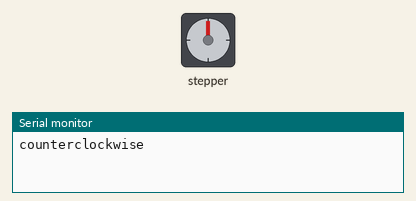
Recording of a sketch running on a simulated Arduino Uno, built with avr-gcc and run on an emulated ATmega328P. On the bench: stepper motor, the last lines printed to the serial monitor. Stepper angles assume 2048 steps per turn.

Above: at 0.05 s.
At 3.05 s:
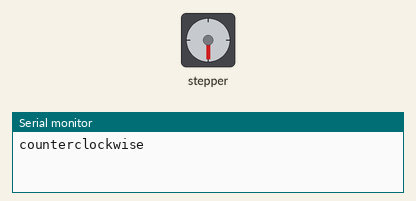
At 6.05 s:
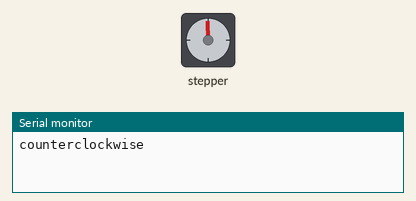
At 12.75 s:
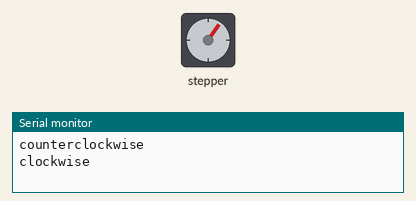
Timing chart, 0 to 18.3 s (numbered marks = the images above):
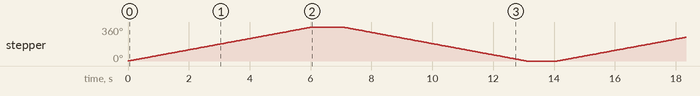

Measured:
- by itself, stepper: turns 360° clockwise in 6.0 s, then 360° counter-clockwise in 6.0 s, repeating every 14.1 s

The sketch:

main.ino
```cpp
#include <Stepper.h>

double stepsPerRevolution = 2048;

Stepper myStepper(stepsPerRevolution, 7, 9, 8, 10);  // Pin inversion to make the library work

void setup() {

myStepper.setSpeed(10);
Serial.begin(9600);

}
void loop() {

// 1 rotation counterclockwise:
Serial.println("counterclockwise");
myStepper.step(stepsPerRevolution);
delay(1000);
// 1 rotation clockwise:
Serial.println("clockwise");
myStepper.step(-stepsPerRevolution);
delay(1000);
}
```
